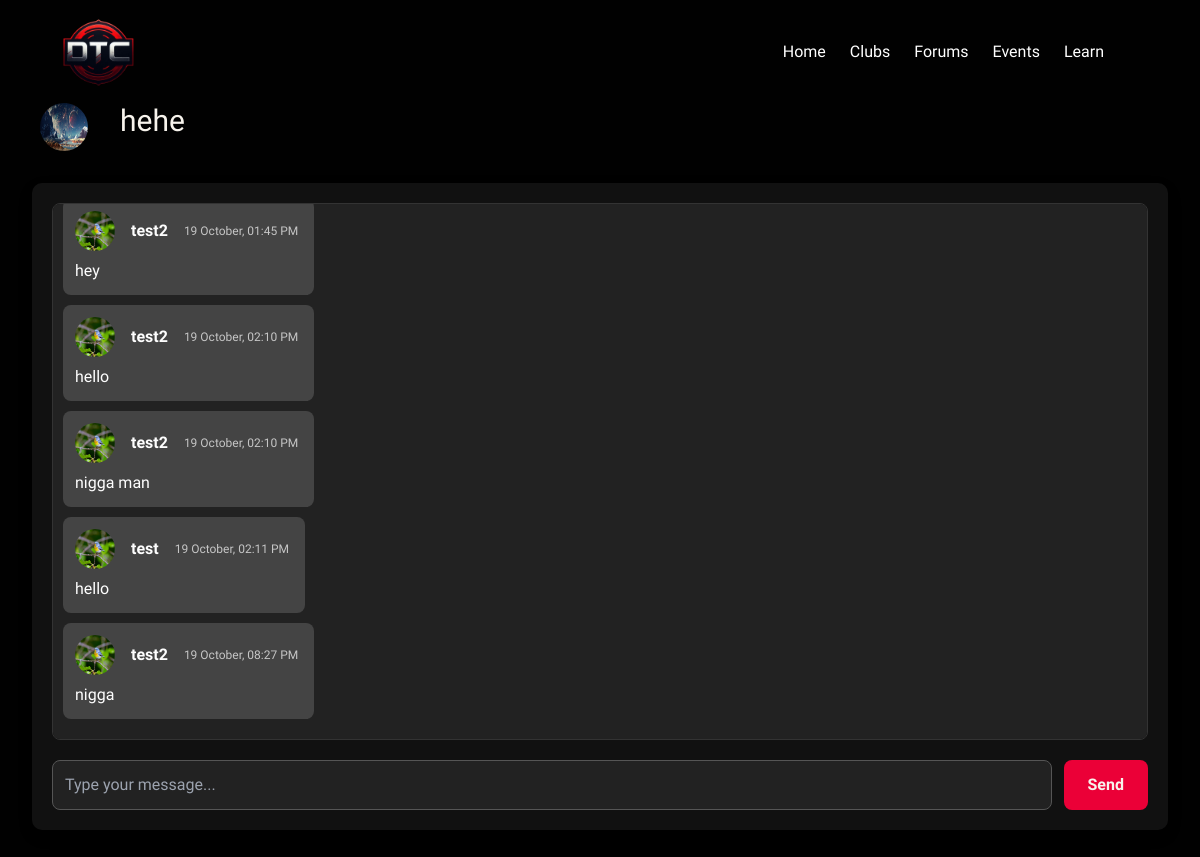
Page /forum/2 (signed in) on the committed database.
### Tool/models.py (models this page shows, shortened)
class Forum(db.Model):
    __tablename__ = 'forum'  # Table name
    id = db.Column(db.Integer, primary_key=True)
    name = db.Column(db.String(200), nullable=False)
    description = db.Column(db.String, nullable=False)
    comments = db.relationship('Comment', backref='forum', lazy=True)
    members = db.relationship('User', secondary=participants_forums, backref='forums')
    profile_pic = db.Column(db.String(200), nullable=False, default='../static/images/default.jpg')

class Comment(db.Model):
    __tablename__ = 'comment'  # Table name
    id = db.Column(db.Integer, primary_key=True)
    forum_id = db.Column(db.Integer, db.ForeignKey('forum.id'), nullable=False)
    user_id = db.Column(db.Integer, db.ForeignKey('user.id'), nullable=False)
    user = db.relationship('User', backref='comments', lazy=True)
    content = db.Column(db.Text, nullable=False)
    datetime = db.Column(db.DateTime, nullable=False, default=datetime.utcnow)

class User(db.Model, UserMixin):
    __tablename__ = 'user'
    id = db.Column(db.Integer, primary_key=True)
    name = db.Column(db.String(100), nullable=False)
    golds = db.Column(db.Integer, default=0)
    silvers = db.Column(db.Integer, default=0)
    bronzes = db.Column(db.Integer, default=0)
    total = db.Column(db.Integer, default=0)
    password_hash = db.Column(db.String(128), nullable=False)
    email = db.Column(db.String(120), unique=True, nullable=False)
    notifications = db.Column(PickleType, default=[])  # List of notifications as strings
    club_id = db.Column(db.Integer, db.ForeignKey('club.id'))
    managed_club = db.relationship('Club', secondary='managers', back_populates='managers')
    requested_clubs = db.relationship('Club', secondary=requesters, back_populates='requesters')
    events = db.relationship('Event', secondary=event_users, back_populates='participants')
    registered_sub_events = db.relationship('SubEvent', secondary=sub_event_registrations, back_populates='registered_users')
    won_sub_events = db.relationship('SubEvent', secondary=user_sub_event_positions, back_populates='winning_users')
    skills = db.relationship('Skill', secondary=user_skills, back_populates='users')
    profile_pic = db.Column(db.String(200), nullable=False)
    banner_color = db.Column(db.String(200), nullable=False, default = 'cyan')
    description = db.Column(db.String, nullable = False)

### app.py (the view)
@app.route('/forum/<fid>')
@login_required
def view_forum(fid):
    forum = db.session.get(Forum, fid)
    if not forum:
        return "Forum not found", 404
    comments = Comment.query.filter_by(forum_id=forum.id).all()
    return render_template('forum.html', forum=forum, comments=comments)

### Tool/models.py (called while the page is built)
@login_manager.user_loader
def load_user(user_id):
    return User.query.get(user_id)

### Tool/templates/forum.html (shortened to what this page needs)
{% extends 'base.html' %}
{% block content %}
<div class="flex ml-10 gap-8">
    <img src="{{ forum.profile_pic}}" alt="" class="h-12 w-12 rounded-full">
    <h1 class="text-3xl text-text">{{ forum.name }}</h1>
</div>
<div class="chat-container">
    <div class="chat-box" id="comments-section">
        {% for comment in comments %}
        <div class="comment message {{ 'forum' if comment.user_id == current_user.id else 'forum' }}">
            <div class="message-header gap-4">
                <img src="{{ comment.user.profile_pic }}" alt="{{ comment.user.name }}'s profile picture" class="profile-pic">
                <strong class="username">{{ comment.user_id == current_user.id and '' or comment.user.name }}</strong>
                <small class="datetime">{{ comment.datetime.strftime('%d %B, %I:%M %p') }}</small>
            </div>
            <p class="mt-2">{{ comment.content }}</p>
        </div>
        {% endfor %}
    </div>
    {% if current_user in forum.members %}
        <form class="chat-input" action="{{ url_for('comment', fid=forum.id) }}" method="POST" id="comment-form">
            <input type="text" id="comment" name="comment" placeholder="Type your message..." autocomplete="off" required>
            <button type="submit">Send</button>
        </form>
    {% endif %}
</div>
{% endblock %}

### Tool/static/css/styles.css (style rules this page uses)
:root { --header-height: 3.5rem; --white-color: hsl(0, 0%, 100%); --black-color: hsl(0, 0%, 0%); --body-font: "Montserrat Alternates", sans-serif; --h1-font-size: 1.5rem; --normal-font-size: 0.938rem; --font-regular: 400; --font-medium: 500; --z-tooltip: 10; --z-fixed: 100; }
@media screen and (min-width: 1150px) { :root { --normal-font-size: 1rem; } }
* { box-sizing: border-box; padding: 0; margin: 0; }
html { scroll-behavior: smooth; }
body { font-family: var(--body-font); font-size: var(--normal-font-size); background-color: var(--white-color); }

### Tool/templates/base.html (style rules this page uses)
:root { --text: #f7f3ec; --background: #010101; --primary: #eb0037; --secondary: #0a9682; --accent: #510b1c; }

### Tool/templates/forum.html (style rules this page uses)
.chat-container { margin: 2rem; background-color: #111; padding: 20px; border-radius: 10px; box-shadow: 0 6px 16px rgba(0, 0, 0, 0.1); display: flex; flex-direction: column; height: 75vh; }
.chat-box { flex-grow: 1; overflow-y: auto; margin-bottom: 20px; padding: 10px; border: 1px solid #333; border-radius: 8px; background-color: #222; color: #fefefe; display: flex; flex-direction: column; align-items: start; }
.message { margin-bottom: 10px; padding: 0.75rem; padding-right: 1rem; border-radius: 8px; background-color: #333; max-width: 80%; word-wrap: break-word; }
.message.forum { background-color: #444; }
.chat-input { display: flex; gap: 12px; }
.chat-input input[type="text"] { flex-grow: 1; padding: 12px; border: 1px solid #555; border-radius: 8px; background-color: #222; color: #fefefe; font-size: 16px; transition: border-color 0.3s ease; }
.chat-input button { padding: 12px 24px; background-color: var(--primary); color: var(--text); border: none; border-radius: 8px; font-size: 16px; cursor: pointer; transition: background-color 0.3s ease; font-weight: bold; }
.message-header { display: flex; justify-content: space-between; align-items: center; margin-bottom: 5px; }
.profile-pic { width: 40px; height: 40px; border-radius: 50%; }
.username { flex-grow: 1; font-weight: bold; color: #fefefe; }
.datetime { color: #c6c6c6; font-size: 12px; }

### rows in the picture
Forum: profile_pic (picture), name "hehe"
Comment: user.profile_pic (picture), user.name "test2", datetime "19 October, 01:45 PM", content "hey"
Comment: user.profile_pic (picture), user.name "test2", datetime "19 October, 02:10 PM", content "hello"
Comment: user.profile_pic (picture), user.name "test2", datetime "19 October, 02:10 PM", content "nigga man"
Comment: user.profile_pic (picture), name "test", datetime "19 October, 02:11 PM", content "hello"
Comment: user.profile_pic (picture), user.name "test2", datetime "19 October, 08:27 PM", content "nigga"
